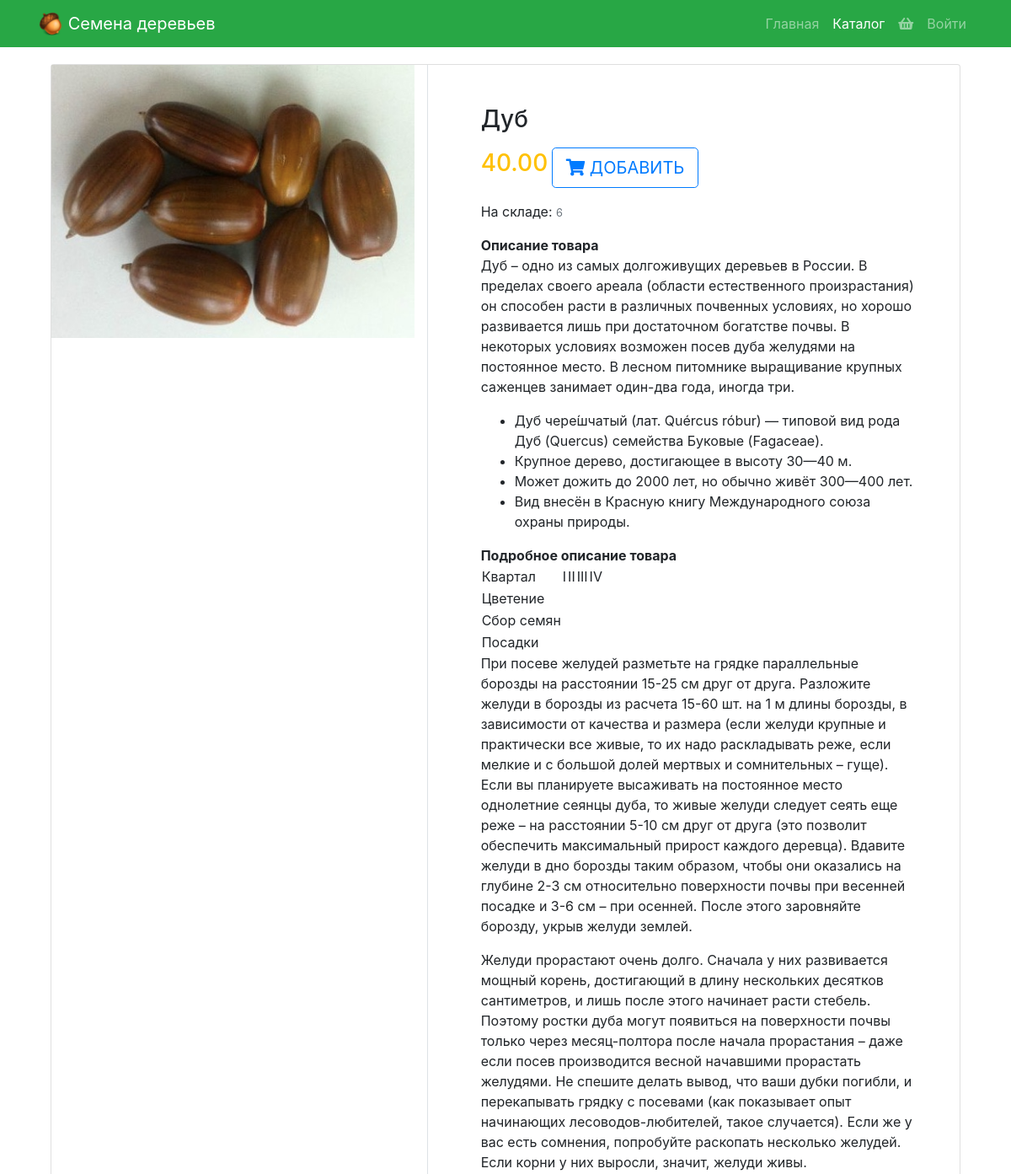
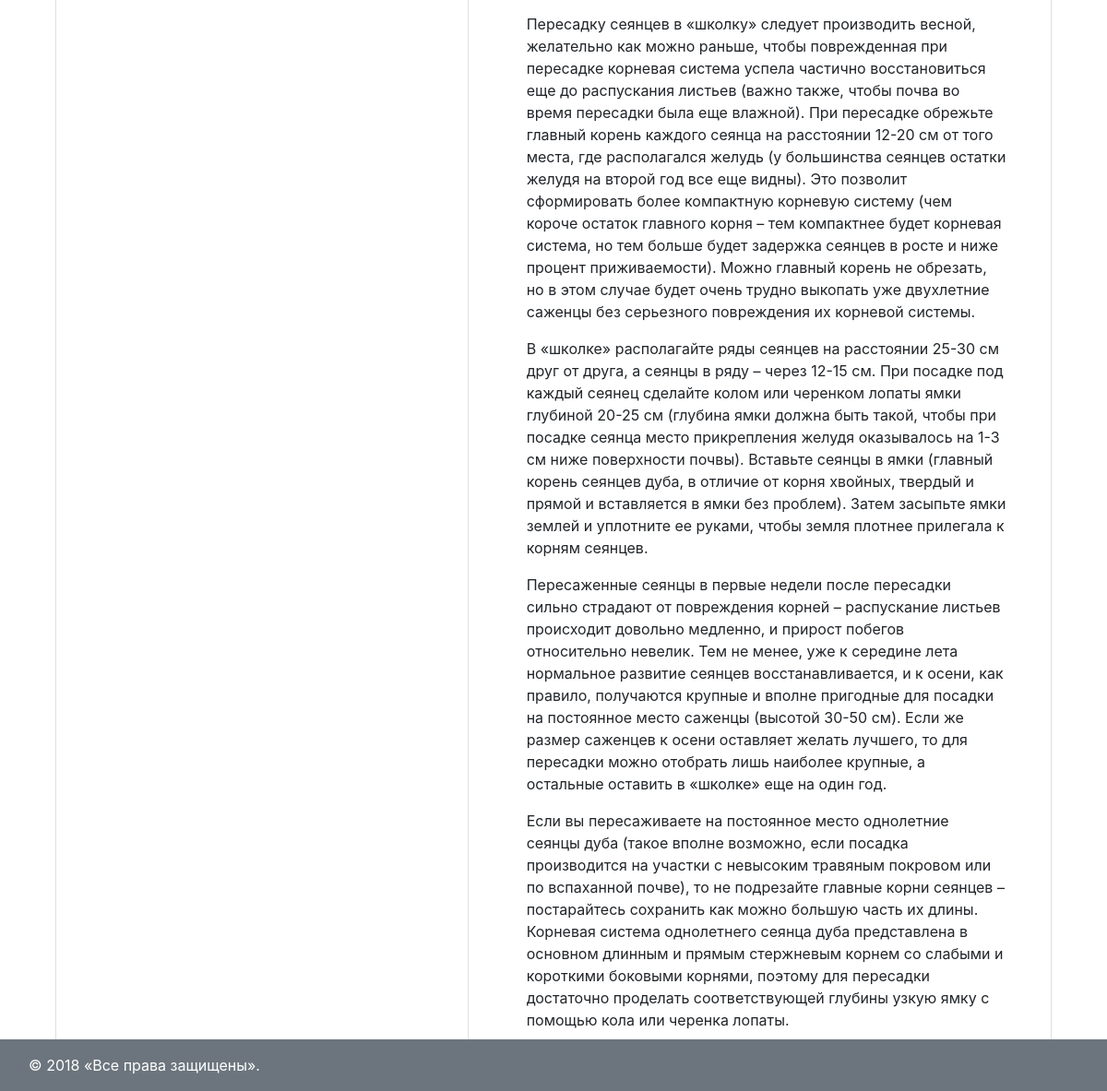
The app's page /product/1/1 with its own data (2 pictures, top to bottom).
### apps/product/models.py (models this page shows, shortened)
class Product(models.Model):
    category = models.ForeignKey(Category, on_delete=models.CASCADE)
    name = models.CharField(verbose_name='имя продукта', max_length=128)
    image = models.ImageField(upload_to='images', blank=True)
    short_desc = models.CharField(verbose_name='кратко', max_length=1024, blank=True)
    description = models.TextField(verbose_name='подробно', blank=True)
    price = models.DecimalField(verbose_name='цена', max_digits=8, decimal_places=2, default=0)
    quantity = models.PositiveIntegerField(verbose_name='склад', default=0)

### apps/product/views.py (the view)
# urls.py: re_path(r'^(\d+)/(\d+)$', product.view, name='view'),
def view(request, category, id):
    product = get_object_or_404(Product, pk=id)
    return render(request, 'product/view.html', {'title': product.name, 'product': product})

### apps/order/context_processors/header.py (called while the page is built)
def widget(request):
    return {'order': request.user.order_set.filter(status=Order.CART).first() if request.user.is_authenticated else []}

### templates/product/view.html
{% extends 'layout.html' %} {% block content %}
<div class="container">
    <div class="card">
        <div class="row">
            <aside class="col-sm-5 border-right">
                <article class="gallery-wrap">
                    <div class="img-big-wrap">
                        <a href="/media/{{ product.image }}" target="_blank">
                            <img src="/media/{{ product.image }}" alt="дуб">
                        </a>
                    </div>
                </article>
            </aside>
            <aside class="col-sm-7">
                <article class="card-body p-5">
                    <h3 class="title mb-3">{{ product.name }}</h3>
                    <p class="price-detail-wrap">
                        <span class="price h3 text-warning"><span class="num">{{ product.price }}</span></span>
                        <a href="{% url 'order:add' product.pk %}" class="btn btn-lg btn-outline-primary text-uppercase"> <i class="fas fa-shopping-cart"></i> Добавить </a>
                    </p>
                    <p>
                        <span>На складе: <small class="text-muted">{{ product.quantity }}</small></span>
                    </p>
                    <dl class="item-property">
                        <dt>Описание товара</dt>
                        <dd><p>{{ product.short_desc|safe }}</p></dd>
                    </dl>
                    <dl class="param param-feature">
                        <dt>Подробное описание товара</dt>
                        <dd>{{ product.description|safe }}</dd>
                    </dl>
                </article>
            </aside>
        </div>
    </div>
</div>
{% endblock %}

### static/css/style.css (style rules this page uses)
body { padding-top: 74px; }
@media (min-width: 992px) { body { padding-top: 76px; } }
.img-big-wrap img { width: 100%; }

### records on screen
Product: image (picture), name "Дуб", price "40.00", quantity "6", short_desc "Дуб – одно из самых долгоживущих деревьев в России. В пределах своего ареала (области естественного произрастания) он способен расти в различных почвенных условиях, но хорошо развивается лишь при достаточном богатстве почвы. В некоторых условиях возможен посев дуба желудями на постоянное место. В лесном питомнике выращивание крупных саженцев занимает один-два года, иногда три. Дуб чере́шчатый (лат. Quércus róbur) — типовой вид рода Дуб (Quercus) семейства Буковые (Fagaceae). Крупное дерево, достигающее в высоту 30—40 м. Может дожить до 2000 лет, но обычно живёт 300—400 лет. Вид внесён в Красную книгу Международного союза охраны природы.", description "Квартал I II III IV Цветение Сбор семян Посадки При посеве желудей разметьте на грядке параллельные борозды на расстоянии 15-25 см друг от друга. Разложите желуди в борозды из расчета 15-60 шт. на 1 м длины борозды, в зависимости от качества и размера (если желуди крупные и практически все живые, то их надо раскладывать реже, если мелкие и с большой долей мертвых и сомнительных – гуще). Если вы планируете высаживать на постоянное место однолетние сеянцы дуба, то живые желуди следует сеять еще реже – на расстоянии 5-10 см друг от друга (это позволит обеспечить максимальный прирост каждого деревца). Вдавите желуди в дно борозды таким образом, чтобы они оказались на глубине 2-3 см относительно…"
